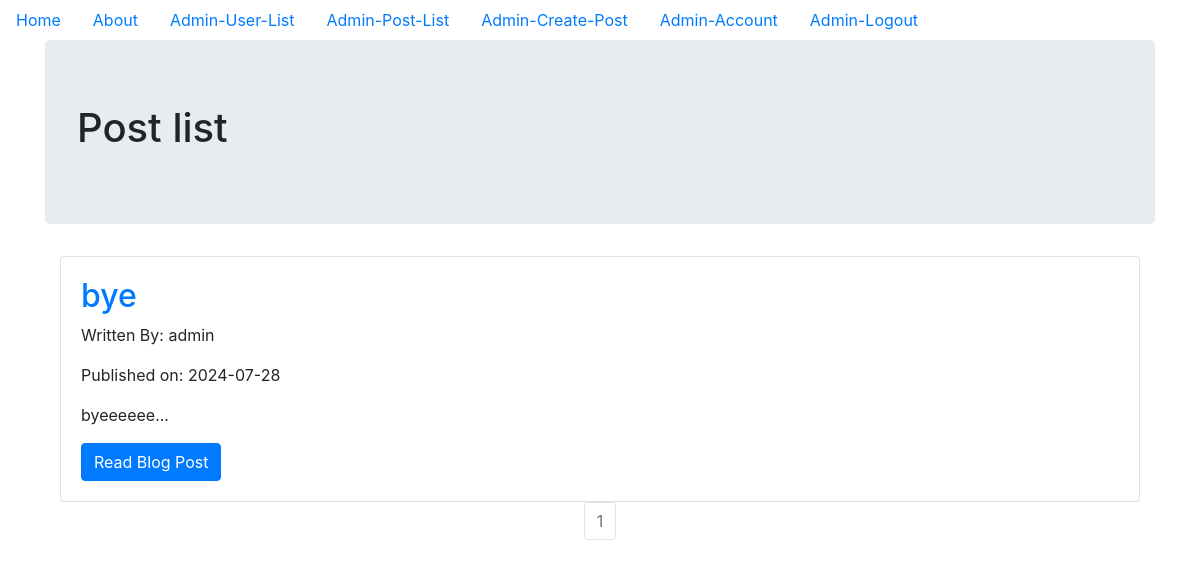
/admin_post_list (signed in), run on an earlier commit of the app's database.
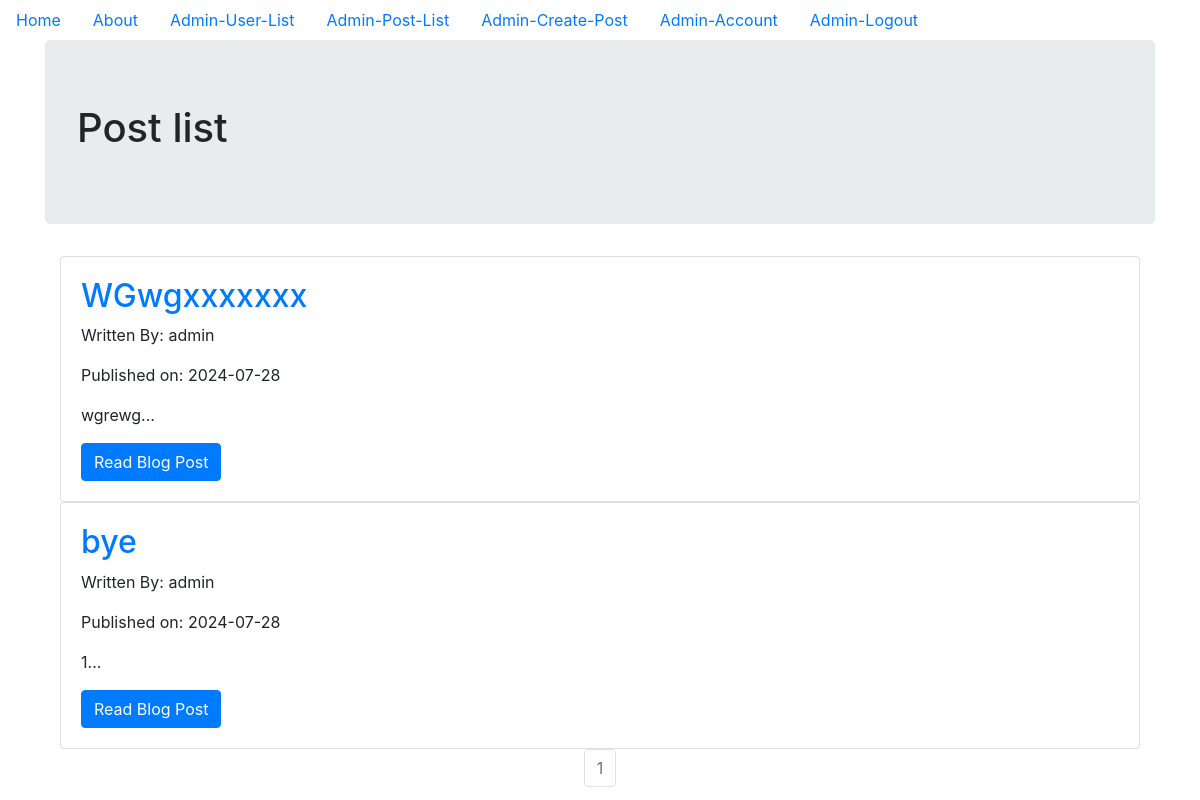
And on a later commit of the database.
### models.py (models this page shows, shortened)
class AdminBlogPost(db.Model):
    __tablename__ = 'adminblogpost_table'
    id = db.Column(db.Integer, primary_key=True)
    date = db.Column(db.DateTime, nullable=False, default=datetime.utcnow)
    title = db.Column(db.String(140), nullable=False)
    text = db.Column(db.Text, nullable=False)
    user_id = db.Column(db.Integer, db.ForeignKey('admin_table.id'), nullable=False)

class Admin(db.Model, UserMixin):
    __tablename__ = 'admin_table'
    id = db.Column(db.Integer, primary_key = True)
    profile_image = db.Column(db.String(20), nullable=False, default='admin_default_profile.jpg')
    email = db.Column(db.String(64), unique=True, index=True)
    username = db.Column(db.String(64), unique=True, index=True)
    password_hash = db.Column(db.String(128))
    posts = db.relationship('AdminBlogPost', backref='admin_author', lazy=True)
    clients = db.relationship('User',backref='admin_clients',lazy='dynamic')

### admin_site/admin_blog_post/views.py (the view)
@admin_blog_post_bp.route('/admin_post_list')
@login_required
def admin_post_list():
    page = request.args.get('page', 1, type=int)
    blog_posts = AdminBlogPost.query.filter_by(user_id=current_user.id).order_by(AdminBlogPost.date.desc()).paginate(page=page, per_page=10)
    return render_template('admin_post_list.html', blog_posts=blog_posts)

### models.py (called while the page is built)
@login_manager.user_loader
def load_user(user_id):
    user = User.query.get(user_id)
    if user:
        return user
    admin = Admin.query.get(user_id)
    if admin:
        return admin
    return None

### admin_site/templates/admin_post_list.html (shortened to what this page needs)
{% extends "base.html" %}
{% block content %}
  <div class="jumbotron">
    <h1>Post list</h1>
  </div>
  <div class="container">
    {% for post in blog_posts.items %}
    <div class="card" >
      <div class="card-body">
        <h2><a class="card-title" href="  {{ url_for('admin_blog_post_bp.admin_read_post', blog_post_id=post.id) }}">{{ post.title }}</a></h2>
        <p>Written By: {{ post.admin_author.username }}</p>
        <p>Published on: {{ post.date.strftime('%Y-%m-%d') }}</p>
        <p class="card-text">{{ post.text[:100] }}...</p>
        <a href="{{ url_for('admin_blog_post_bp.admin_read_post', blog_post_id=post.id) }}" class="btn btn-primary">Read Blog Post</a>
      </div>
    </div>
   {% endfor %}
   <nav aria-label="Page navigation example">
     <ul class="pagination justify-content-center">
       {% for page_num in blog_posts.iter_pages(left_edge=1, right_edge=1, left_current=1, right_current=2) %}
          {% if blog_posts.page == page_num %}
          <li class="page-item disabled">
            <a class="page-link" href="{{ url_for('admin_blog_post_bp.admin_post_list', page=page_num) }}">{{ page_num }}</a></li>
          {% else %}
            <li class="page-item"><a class="page-link" href="{{ url_for('admin_blog_post_bp.admin_post_list', page=page_num) }}">{{ page_num }}</a></li>
          {% endif %}
      {% endfor %}
    </nav>
{% endblock %}

What changed in the data, as far as the page shows it:
added AdminBlogPost: title "WGwgxxxxxxx", admin_author.username "admin", date "2024-07-28", text "wgrewg"
changed AdminBlogPost "bye": text "byeeeeee" → "1"
